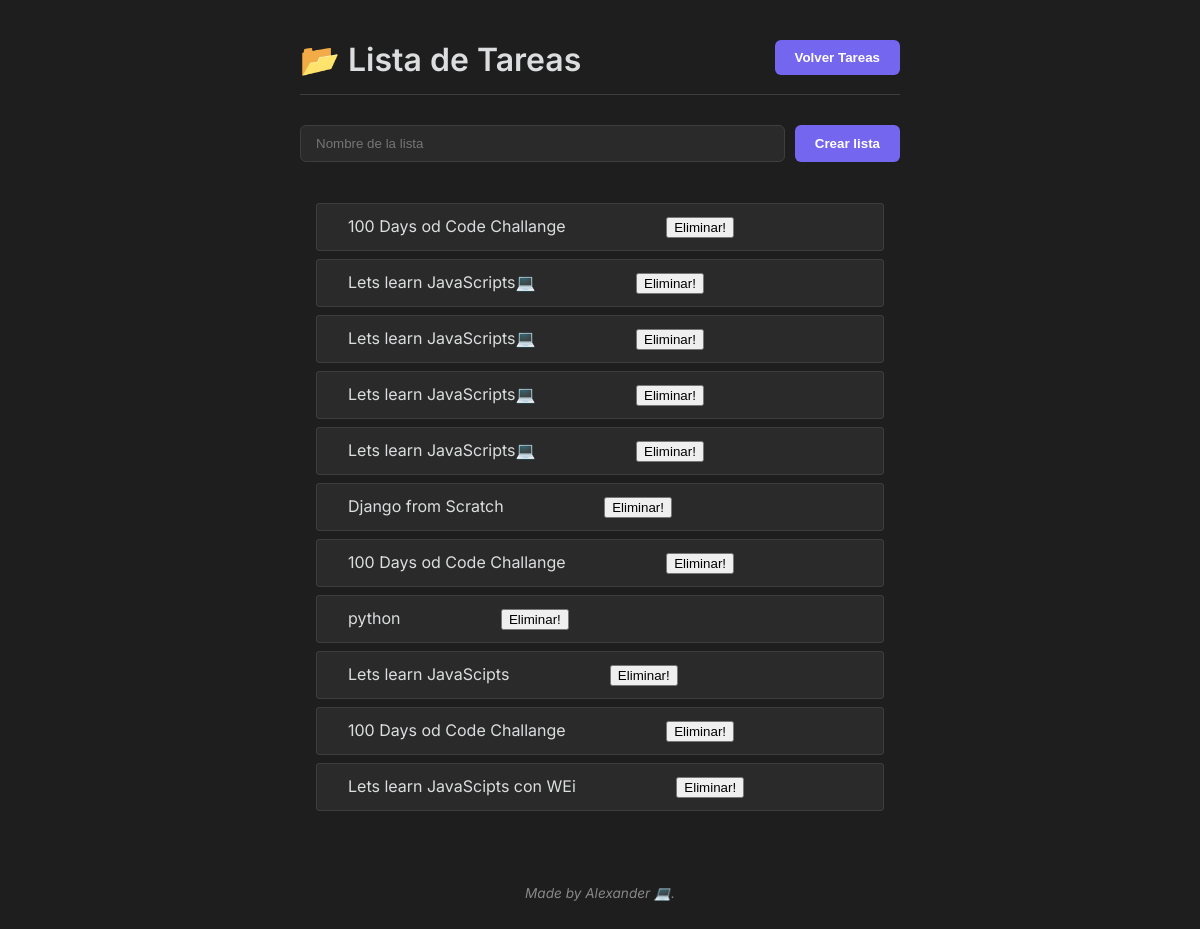
The app's page /, older data.
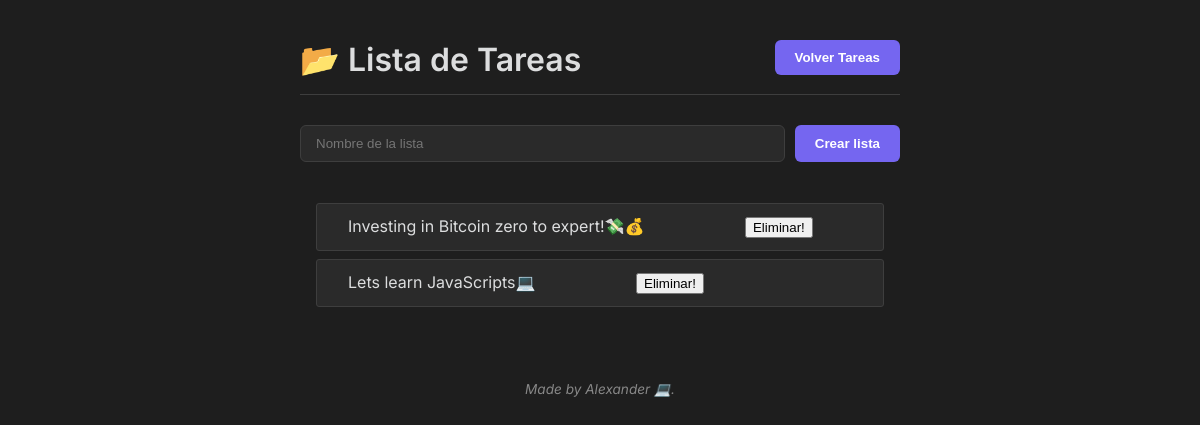
The same page, newer data.
### task_manager/models.py (models this page shows, shortened)
class TaskList(models.Model):
    id =models.AutoField(primary_key=True)
    name=models.CharField(max_length=100)
    created_at=models.DateTimeField(auto_now_add=True)

### task_manager/views.py (the view)
# urls.py: path('',views.get_all_list,name='all_list'),
def get_all_list(request):
    if request.method == 'POST':
        name = request.POST.get('name')
        if name:
            new_list = TaskList(name=name)
            new_list.save()
            return redirect('all_list')
    all_list = TaskList.objects.all()
    return render(request, 'index.html', {'all_list': all_list})

### task_manager/templates/index.html (shortened to what this page needs)
{% load static %}<!DOCTYPE html>
<html lang="es">
<head>
    <link rel="stylesheet" href={% static "styles.css" %}>
</head>
<body>
    <div class="obsidian-container">
        <header>
                <h1>📂 Lista de Tareas </h1>
            <a href="{% url 'all_list'%}">
            <button type="button" class="home-button">Volver Tareas</button>
            </a>
        </header>
        <main>
            <section class="list-section">
               {% block content %}
                <form method="POST" action="">
                    <input type="text"required name="name" placeholder="Nombre de la lista">
                    <input type="submit" value="Crear lista">
                </form>
                <ol>
                    {% for List in all_list %}
                        <li>
                            <a href="{% url 'get_task' List.id %}">{{List.name}}</a>
                            <a href="{% url 'delete_task_list' List.id %}" class="delete-link">
                           <button id="delete-button"> Eliminar!</button>
                            </a>
                        </li>
                    {% endfor %}
                </ol>
               {% endblock  %}
            </section>
        </main>
        <footer>
            <p>Made by Alexander 💻.</p>
        </footer>
    </div>
</body>
</html>

### task_manager/static/styles.css (style rules this page uses)
:root { --bg-main: #1e1e1e; --bg-secondary: #2a2a2a; --text-normal: #dcddde; --text-muted: #888888; --accent: #7566f0; --border: #3e3e3e; --hover: #333333; }
body { background-color: var(--bg-main); color: var(--text-normal); font-family: 'Inter', sans-serif; display: flex; justify-content: center; margin: 0; padding: 40px 20px; }
.obsidian-container { width: 100%; max-width: 600px; animation: fadeIn 0.5s ease; }
header { display: flex; justify-content: space-between; margin-bottom: 30px; border-bottom: 1px solid var(--border); padding-bottom: 15px; }
header h1 { font-size: 2rem; font-weight: 600; margin: 0; }
form { display: flex; gap: 10px; margin-bottom: 25px; }
input[type="text"] { flex-grow: 1; background: var(--bg-secondary); border: 1px solid var(--border); padding: 10px 15px; border-radius: 6px; color: var(--text-normal); outline: none; }
.home-button, input[type="submit"] { background: var(--accent); color: white; border: none; padding: 10px 20px; border-radius: 6px; cursor: pointer; font-weight: 600; transition: opacity 0.2s; }
ol { list-style: none; padding: 1rem; }
ol li { background-color: var(--bg-secondary); margin-bottom: 8px; border-radius: 3px; border: 1px solid var(--border); transition: all 0.2s ease; }
ol li a { display: inline-block; margin-left: 1rem; padding: 12px 15px; color: var(--text-normal); text-decoration: none; }
#delete-button { display: inline-block; margin-left: 50px; }
footer { margin-top: 50px; text-align: center; font-size: 0.85rem; color: var(--text-muted); font-style: italic; }

Row changes from the older to the newer data that the page shows:
removed TaskList: name "100 Days od Code Challange"
removed TaskList: name "Lets learn JavaScripts💻"
removed TaskList: name "Lets learn JavaScripts💻"
removed TaskList: name "Lets learn JavaScripts💻"
removed TaskList: name "Django from Scratch"
removed TaskList: name "100 Days od Code Challange"
removed TaskList: name "python"
removed TaskList: name "Lets learn JavaScipts"
removed TaskList: name "100 Days od Code Challange"
removed TaskList: name "Lets learn JavaScipts con WEi"
added TaskList: name "Investing in Bitcoin zero to expert!💸💰"
